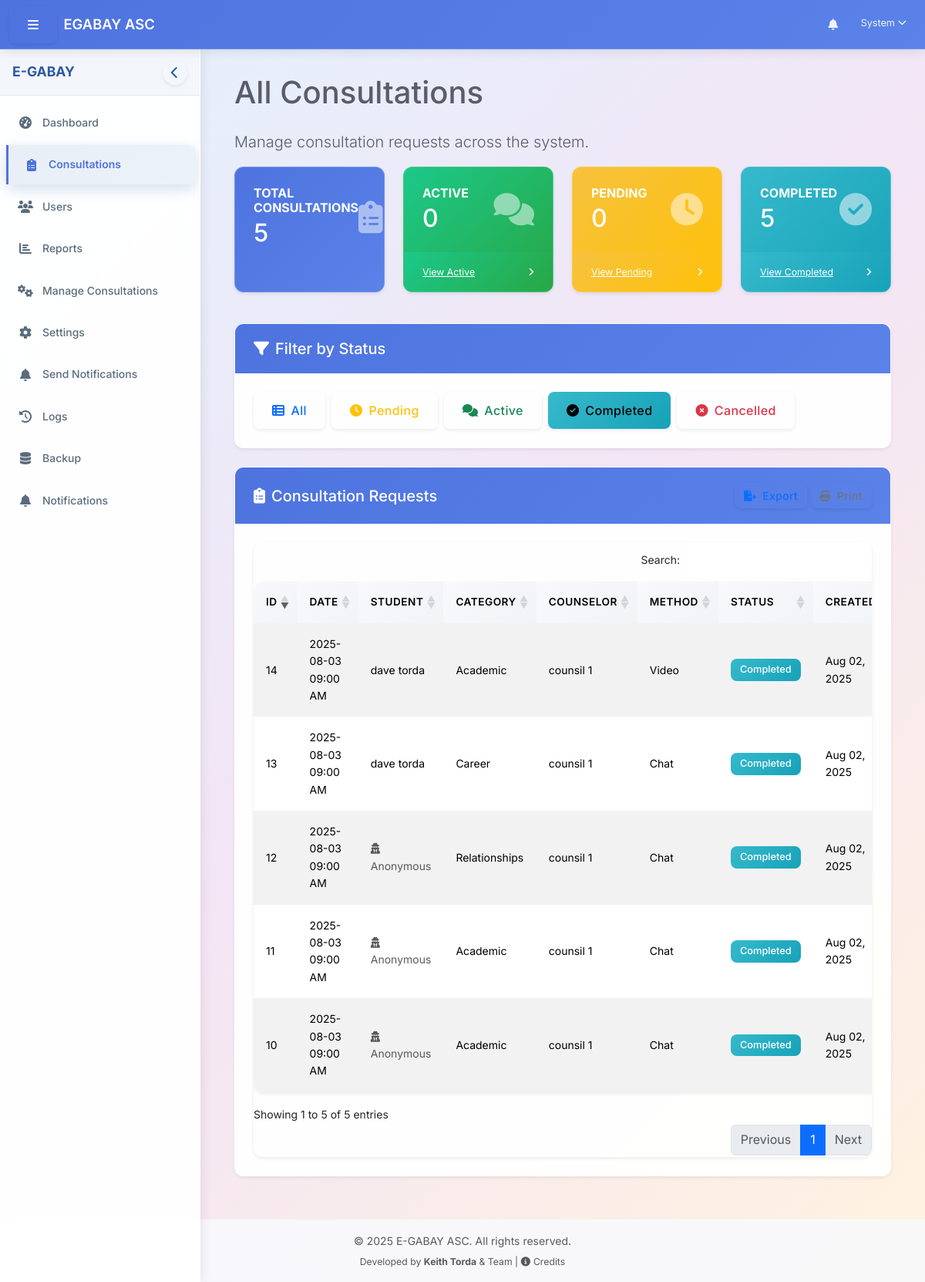
Page /dashboard/admin/consultations.php?status=completed (signed in) on the earlier database version.
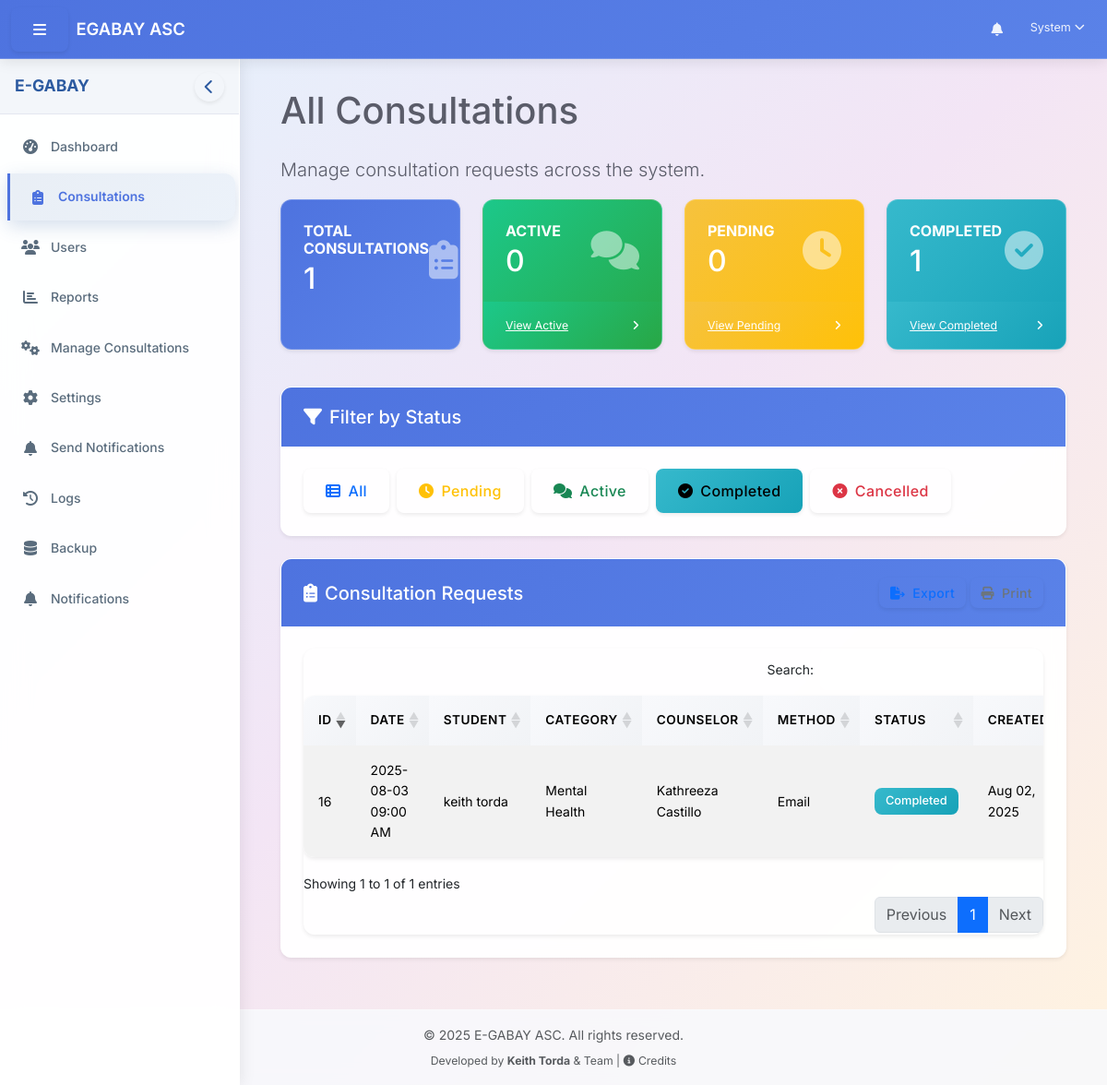
Same page on the later database version.
### tables this page shows
CREATE TABLE `consultation_requests` (
  `id` int(11) NOT NULL AUTO_INCREMENT,
  `student_id` int(11) NOT NULL,
  `counselor_id` int(11) DEFAULT NULL,
  `issue_description` text NOT NULL,
  `issue_category` varchar(100) DEFAULT NULL,
  `preferred_date` date NOT NULL,
  `preferred_time` time NOT NULL,
  `communication_method` enum('in_person','phone','video','email','chat','voice') NOT NULL,
  `is_anonymous` tinyint(1) NOT NULL DEFAULT 0,
  `status` enum('pending','live','completed','cancelled') NOT NULL DEFAULT 'pending',
  `counselor_notes` text DEFAULT NULL,
  `created_at` timestamp NOT NULL DEFAULT current_timestamp(),
  `updated_at` timestamp NOT NULL DEFAULT current_timestamp() ON UPDATE current_timestamp(),
  PRIMARY KEY (`id`),
  KEY `idx_consultation_requests_student` (`student_id`),
  KEY `idx_consultation_requests_counselor` (`counselor_id`),
  CONSTRAINT `consultation_requests_ibfk_1` FOREIGN KEY (`student_id`) REFERENCES `users` (`user_id`) ON DELETE CASCADE,
  CONSTRAINT `consultation_requests_ibfk_2` FOREIGN KEY (`counselor_id`) REFERENCES `users` (`user_id`) ON DELETE CASCADE
);

CREATE TABLE `users` (
  `user_id` int(11) NOT NULL AUTO_INCREMENT,
  `username` varchar(50) NOT NULL,
  `password` varchar(255) NOT NULL,
  `first_name` varchar(100) NOT NULL,
  `last_name` varchar(100) NOT NULL,
  `email` varchar(100) NOT NULL,
  `role_id` int(11) NOT NULL,
  `is_active` tinyint(1) DEFAULT 1,
  `last_login` datetime DEFAULT NULL,
  `created_at` timestamp NOT NULL DEFAULT current_timestamp(),
  `updated_at` timestamp NOT NULL DEFAULT current_timestamp() ON UPDATE current_timestamp(),
  `profile_picture` varchar(255) DEFAULT NULL,
  `verification_token` varchar(64) DEFAULT NULL,
  `is_verified` tinyint(1) NOT NULL DEFAULT 0,
  PRIMARY KEY (`user_id`),
  UNIQUE KEY `username` (`username`),
  UNIQUE KEY `email` (`email`),
  KEY `idx_users_role` (`role_id`),
  CONSTRAINT `users_ibfk_1` FOREIGN KEY (`role_id`) REFERENCES `roles` (`role_id`)
);

### classes/Consultation.php (called while the page is built, shortened)
<?php
class Consultation {
    private $conn;
    private $table = "consultation_requests";
    public function __construct($db) {
        $this->conn = $db;
    }
    public function getStatistics() {
        $query = "SELECT
                  COUNT(*) as total_consultations,
                  SUM(CASE WHEN status = 'pending' THEN 1 ELSE 0 END) as pending_consultations,
                  SUM(CASE WHEN status = 'live' THEN 1 ELSE 0 END) as active_consultations,
                  SUM(CASE WHEN status = 'completed' THEN 1 ELSE 0 END) as completed_consultations,
                  SUM(CASE WHEN status = 'cancelled' THEN 1 ELSE 0 END) as cancelled_consultations
                  FROM " . $this->table;
        $stmt = $this->conn->prepare($query);
        $stmt->execute();
        $result = $stmt->fetch(PDO::FETCH_ASSOC);
        $defaults = [
            'total_consultations' => 0,
            'pending_consultations' => 0,
            'active_consultations' => 0,
            'completed_consultations' => 0,
            'cancelled_consultations' => 0
        ];
        return array_merge($defaults, $result ? $result : []);
    }
}
?>

### includes/utility.php (called while the page is built, shortened)
<?php
function formatDate($date, $format = 'Y-m-d') {
    $timestamp = strtotime($date);
    return date($format, $timestamp);
}
function formatTime($time, $format = 'h:i A') {
    $timestamp = strtotime($time);
    return date($format, $timestamp);
}
?>

### dashboard/admin/consultations.php (the view, shortened to what the changed rows need)
<?php
require_once __DIR__ . '/../../includes/path_fix.php';
require_once $base_path . '/config/config.php';
require_once $base_path . '/classes/Auth.php';
require_once $base_path . '/classes/Consultation.php';
$database = new Database();
$db = $database->getConnection();
$consultation = new Consultation($db);
$status_filter = isset($_GET['status']) ? $_GET['status'] : '';
$consultation_stats = $consultation->getStatistics();
$query = "SELECT cr.*,
          u1.first_name as student_first_name, u1.last_name as student_last_name,
          u2.first_name as counselor_first_name, u2.last_name as counselor_last_name
          FROM consultation_requests cr
          JOIN users u1 ON cr.student_id = u1.user_id
          LEFT JOIN users u2 ON cr.counselor_id = u2.user_id";
if (!empty($status_filter)) {
    $query .= " WHERE cr.status = :status";
}
$query .= " ORDER BY cr.created_at DESC";
$stmt = $db->prepare($query);
if (!empty($status_filter)) {
    $stmt->bindParam(':status', $status_filter);
}
$stmt->execute();
$consultations = $stmt->fetchAll(PDO::FETCH_ASSOC);
include_once $base_path . '/includes/header.php';
?>
<div class="row">
    <div class="col-12">
        <h1 class="mb-4">All Consultations</h1>
    </div>
</div>
<div class="row mb-4">
    <div class="col-xl-3 col-md-6 mb-3">
        <div class="card bg-primary text-white h-100">
            <div class="card-body">
                <div class="d-flex justify-content-between align-items-center">
                    <div>
                        <h6 class="text-uppercase fw-bold mb-1">Total Consultations</h6>
                        <h2 class="mb-0"><?php echo $consultation_stats['total_consultations']; ?></h2>
                    </div>
                </div>
            </div>
        </div>
    </div>
    <div class="col-xl-3 col-md-6 mb-3">
        <div class="card bg-success text-white h-100">
            <div class="card-body">
                <div class="d-flex justify-content-between align-items-center">
                    <div>
                        <h2 class="mb-0"><?php echo $consultation_stats['active_consultations']; ?></h2>
                    </div>
                </div>
            </div>
        </div>
    </div>
    <div class="col-xl-3 col-md-6 mb-3">
        <div class="card bg-warning text-white h-100">
            <div class="card-body">
                <div class="d-flex justify-content-between align-items-center">
                    <div>
                        <h2 class="mb-0"><?php echo $consultation_stats['pending_consultations']; ?></h2>
                    </div>
                </div>
            </div>
        </div>
    </div>
    <div class="col-xl-3 col-md-6 mb-3">
        <div class="card bg-info text-white h-100">
            <div class="card-body">
                <div class="d-flex justify-content-between align-items-center">
                    <div>
                        <h6 class="text-uppercase fw-bold mb-1">Completed</h6>
                        <h2 class="mb-0"><?php echo $consultation_stats['completed_consultations']; ?></h2>
                    </div>
                </div>
            </div>
        </div>
    </div>
</div>
<div class="card shadow-sm mb-4">
    <div class="card-body">
        <?php if (empty($consultations)): ?>
            <div class="text-center py-5">
                <i class="fas fa-clipboard-list fa-4x text-muted mb-3"></i>
                <p class="lead text-muted">No consultations found<?php echo !empty($status_filter) ? ' with status "' . ucfirst($status_filter) . '"' : ''; ?>.</p>
                <?php if (!empty($status_filter)): ?>
                    <a href="<?php echo $_SERVER['PHP_SELF']; ?>" class="btn btn-primary">
                        <i class="fas fa-th-list me-2"></i>View All Consultations
                    </a>
                <?php else: ?>
                    <p class="text-muted">Add new consultations through the student portal.</p>
                <?php endif; ?>
            </div>
        <?php else: ?>
            <div class="table-responsive">
                <table class="table table-striped table-hover" id="consultationsTable">
                    <thead class="table-light">
                        <tr>
                            <th>ID</th>
                            <th>Date</th>
                            <th>Student</th>
                            <th>Category</th>
                            <th>Counselor</th>
                            <th>Method</th>
                            <th>Status</th>
                            <th>Created</th>
                        </tr>
                    </thead>
                    <tbody>
                        <?php foreach ($consultations as $consultation): ?>
                            <tr>
                                <td><?php echo $consultation['id']; ?></td>
                                <td><?php echo formatDate($consultation['preferred_date']) . ' ' . formatTime($consultation['preferred_time']); ?></td>
                                <td>
                                    <?php
                                    if (!empty($consultation['is_anonymous']) && $consultation['is_anonymous'] == 1) {
                                        echo '<span class="text-muted"><i class="fas fa-user-secret me-1"></i>Anonymous</span>';
                                    } else {
                                        echo $consultation['student_first_name'] . ' ' . $consultation['student_last_name'];
                                    }
                                    ?>
                                </td>
                                <td>
                                    <?php echo !empty($consultation['issue_category']) ? $consultation['issue_category'] : '<span class="text-muted">Uncategorized</span>'; ?>
                                </td>
                                <td>
                                    <?php
                                    if ($consultation['counselor_id']) {
                                        echo $consultation['counselor_first_name'] . ' ' . $consultation['counselor_last_name'];
                                    } else {
                                        echo '<span class="text-muted"><i class="fas fa-user-plus me-1"></i>Not Assigned</span>';
                                    }
                                    ?>
                                </td>
                                <td><?php echo ucfirst(str_replace('_', ' ', $consultation['communication_method'])); ?></td>
                                <td>
                                    <?php
                                    switch ($consultation['status']) {
                                        case 'completed':
                                            echo '<span class="badge bg-info">Completed</span>';
                                            break;
                                    }
                                    ?>
                                </td>
                                <td><?php echo formatDate($consultation['created_at'], 'M d, Y'); ?></td>
                            </tr>
                        <?php endforeach; ?>
                    </tbody>
                </table>
            </div>
        <?php endif; ?>
    </div>
</div>
<?php
include_once $base_path . '/includes/footer.php';
?>

Differences in the rows shown:
removed consultation_requests: id "14", preferred_date "2025-08-03", preferred_time "09:00 AM", student.first_name "dave", student.last_name "torda", issue_category "Academic", counselor.first_name "counsil", counselor.last_name "1", communication_method "Video", status "Completed", created_at "Aug 02, 2025"
removed consultation_requests: id "13", preferred_date "2025-08-03", preferred_time "09:00 AM", student.first_name "dave", student.last_name "torda", issue_category "Career", counselor.first_name "counsil", counselor.last_name "1", communication_method "Chat", status "Completed", created_at "Aug 02, 2025"
removed consultation_requests: id "12", preferred_date "2025-08-03", preferred_time "09:00 AM", is_anonymous 1 (drawn), issue_category "Relationships", counselor.first_name "counsil", counselor.last_name "1", communication_method "Chat", status "Completed", created_at "Aug 02, 2025"
removed consultation_requests: id "11", preferred_date "2025-08-03", preferred_time "09:00 AM", is_anonymous 1 (drawn), issue_category "Academic", counselor.first_name "counsil", counselor.last_name "1", communication_method "Chat", status "Completed", created_at "Aug 02, 2025"
removed consultation_requests: id "10", preferred_date "2025-08-03", preferred_time "09:00 AM", is_anonymous 1 (drawn), issue_category "Academic", counselor.first_name "counsil", counselor.last_name "1", communication_method "Chat", status "Completed", created_at "Aug 02, 2025"
added consultation_requests: id "16", preferred_date "2025-08-03", preferred_time "09:00 AM", student.first_name "keith", student.last_name "torda", issue_category "Mental Health", counselor.first_name "Kathreeza", counselor.last_name "Castillo", communication_method "Email", status "Completed", created_at "Aug 02, 2025"
Other differences:
$consultation_stats['total_consultations']: "5" → "1"
$consultation_stats['completed_consultations']: "5" → "1"
text written by a page script: "Search: Showing 1 to 5 of 5 entries Previous 1 Next" → "Search: Showing 1 to 1 of 1 entries Previous 1 Next"
